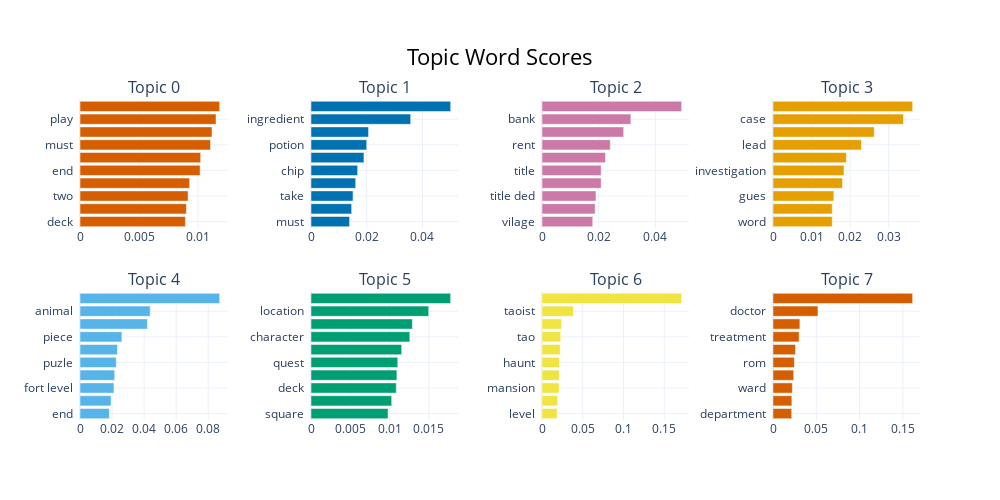

This figure's notebook cell:
### Code cell
topic_model.visualize_barchart(n_words = 10)

### Figure 1 — Plotly figure (JSON) as saved in the notebook; plotly's stock layout.template omitted (floating-point values rounded to 4 significant figures)
{"data": [{"marker": {"color": "#D55E00"}, "orientation": "h", "type": "bar", "x": [0.00893, 0.009016, 0.009159, 0.00929, 0.01018, 0.01023, 0.01106, 0.01119, 0.01153, 0.01184], "xaxis": "x", "y": ["deck  ", "use  ", "two  ", "first  ", "end  ", "number  ", "must  ", "move  ", "play  ", "take  "], "yaxis": "y"}, {"marker": {"color": "#0072B2"}, "orientation": "h", "type": "bar", "x": [0.01384, 0.01459, 0.01508, 0.01603, 0.01673, 0.01899, 0.01999, 0.02065, 0.03576, 0.05011], "xaxis": "x2", "y": ["must  ", "round  ", "take  ", "end  ", "chip  ", "rol  ", "potion  ", "number  ", "ingredient  ", "dice  "], "yaxis": "y2"}, {"marker": {"color": "#CC79A7"}, "orientation": "h", "type": "bar", "x": [0.01791, 0.01876, 0.01905, 0.02087, 0.02088, 0.02239, 0.02409, 0.0288, 0.03134, 0.04926], "xaxis": "x3", "y": ["vilage  ", "ded  ", "title ded  ", "must  ", "title  ", "pay  ", "rent  ", "jail  ", "bank  ", "property  "], "yaxis": "y3"}, {"marker": {"color": "#E69F00"}, "orientation": "h", "type": "bar", "x": [0.01538, 0.01538, 0.01578, 0.01804, 0.01841, 0.01903, 0.02295, 0.02626, 0.03384, 0.03623], "xaxis": "x4", "y": ["word  ", "agent  ", "gues  ", "suspect  ", "investigation  ", "character  ", "lead  ", "clue  ", "case  ", "detective  "], "yaxis": "y4"}, {"marker": {"color": "#56B4E9"}, "orientation": "h", "type": "bar", "x": [0.01831, 0.01939, 0.02119, 0.02164, 0.02262, 0.02335, 0.02615, 0.04205, 0.0438, 0.08712], "xaxis": "x5", "y": ["end  ", "word  ", "fort level  ", "suit  ", "puzle  ", "fort  ", "piece  ", "kid  ", "animal  ", "child  "], "yaxis": "y5"}, {"marker": {"color": "#009E73"}, "orientation": "h", "type": "bar", "x": [0.00981, 0.01027, 0.01086, 0.01093, 0.01105, 0.01155, 0.01258, 0.01291, 0.01498, 0.01778], "xaxis": "x6", "y": ["square  ", "play  ", "deck  ", "campaign  ", "quest  ", "artefact  ", "character  ", "enemy  ", "location  ", "asasin  "], "yaxis": "y6"}, {"marker": {"color": "#F0E442"}, "orientation": "h", "type": "bar", "x": [0.01856, 0.01915, 0.02096, 0.02125, 0.02148, 0.02235, 0.02302, 0.02394, 0.03862, 0.1713], "xaxis": "x7", "y": ["level  ", "spoky  ", "mansion  ", "use  ", "haunt  ", "incarnation  ", "tao  ", "play  ", "taoist  ", "ghost  "], "yaxis": "y7"}, {"marker": {"color": "#D55E00"}, "orientation": "h", "type": "bar", "x": [0.02162, 0.02177, 0.02241, 0.02394, 0.02471, 0.02601, 0.03015, 0.03107, 0.05195, 0.1613], "xaxis": "x8", "y": ["department  ", "module  ", "ward  ", "hospital  ", "rom  ", "ambulance  ", "treatment  ", "nurse  ", "doctor  ", "patient  "], "yaxis": "y8"}], "layout": {"annotations": [{"font": {"size": 16}, "showarrow": false, "text": "Topic 0", "x": 0.0875, "xanchor": "center", "xref": "paper", "y": 1, "yanchor": "bottom", "yref": "paper"}, {"font": {"size": 16}, "showarrow": false, "text": "Topic 1", "x": 0.3625, "xanchor": "center", "xref": "paper", "y": 1, "yanchor": "bottom", "yref": "paper"}, {"font": {"size": 16}, "showarrow": false, "text": "Topic 2", "x": 0.6375, "xanchor": "center", "xref": "paper", "y": 1, "yanchor": "bottom", "yref": "paper"}, {"font": {"size": 16}, "showarrow": false, "text": "Topic 3", "x": 0.9125, "xanchor": "center", "xref": "paper", "y": 1, "yanchor": "bottom", "yref": "paper"}, {"font": {"size": 16}, "showarrow": false, "text": "Topic 4", "x": 0.0875, "xanchor": "center", "xref": "paper", "y": 0.4, "yanchor": "bottom", "yref": "paper"}, {"font": {"size": 16}, "showarrow": false, "text": "Topic 5", "x": 0.3625, "xanchor": "center", "xref": "paper", "y": 0.4, "yanchor": "bottom", "yref": "paper"}, {"font": {"size": 16}, "showarrow": false, "text": "Topic 6", "x": 0.6375, "xanchor": "center", "xref": "paper", "y": 0.4, "yanchor": "bottom", "yref": "paper"}, {"font": {"size": 16}, "showarrow": false, "text": "Topic 7", "x": 0.9125, "xanchor": "center", "xref": "paper", "y": 0.4, "yanchor": "bottom", "yref": "paper"}], "height": 500, "hoverlabel": {"bgcolor": "white", "font": {"family": "Rockwell", "size": 16}}, "showlegend": false, "title": {"font": {"color": "Black", "size": 22}, "text": "Topic Word Scores", "x": 0.5, "xanchor": "center", "yanchor": "top"}, "width": 1000, "xaxis": {"anchor": "y", "domain": [0, 0.175], "showgrid": true}, "xaxis2": {"anchor": "y2", "domain": [0.275, 0.45], "showgrid": true}, "xaxis3": {"anchor": "y3", "domain": [0.55, 0.725], "showgrid": true}, "xaxis4": {"anchor": "y4", "domain": [0.825, 1], "showgrid": true}, "xaxis5": {"anchor": "y5", "domain": [0, 0.175], "showgrid": true}, "xaxis6": {"anchor": "y6", "domain": [0.275, 0.45], "showgrid": true}, "xaxis7": {"anchor": "y7", "domain": [0.55, 0.725], "showgrid": true}, "xaxis8": {"anchor": "y8", "domain": [0.825, 1], "showgrid": true}, "yaxis": {"anchor": "x", "domain": [0.6, 1], "showgrid": true}, "yaxis2": {"anchor": "x2", "domain": [0.6, 1], "showgrid": true}, "yaxis3": {"anchor": "x3", "domain": [0.6, 1], "showgrid": true}, "yaxis4": {"anchor": "x4", "domain": [0.6, 1], "showgrid": true}, "yaxis5": {"anchor": "x5", "domain": [0, 0.4], "showgrid": true}, "yaxis6": {"anchor": "x6", "domain": [0, 0.4], "showgrid": true}, "yaxis7": {"anchor": "x7", "domain": [0, 0.4], "showgrid": true}, "yaxis8": {"anchor": "x8", "domain": [0, 0.4], "showgrid": true}}}
